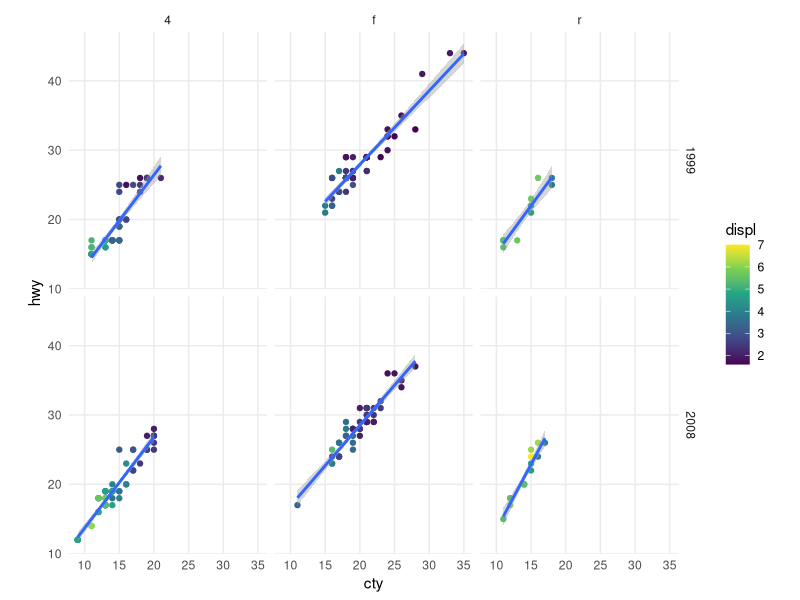

The R source for this figure:
# r2py crawler metadata
# package: ggplot2
# source_type: vignette
# topic: ggplot2_s1
# source_file: C:\Users\bened\AppData\Local\R\win-library\4.5\ggplot2\doc\ggplot2.R
# lines: 15

#| label: cake
#| echo: false
#| fig.alt: "Scatterplot of city versus highway miles per gallon, for many cars
#|  coloured by engine displacement. The plot has six panels in a 2-row, 
#|  3-column layout, showing the combinations of three types of drive train and
#|  year of manifacture. Every panel has an individual trendline."
library(ggplot2)
ggplot(mpg, aes(cty, hwy)) +
  geom_point(aes(colour = displ)) +
  geom_smooth(formula = y ~ x, method = "lm") +
  scale_colour_viridis_c() +
  facet_grid(year ~ drv) +
  coord_fixed() +
  theme_minimal() +
  theme(panel.grid.minor = element_blank())
